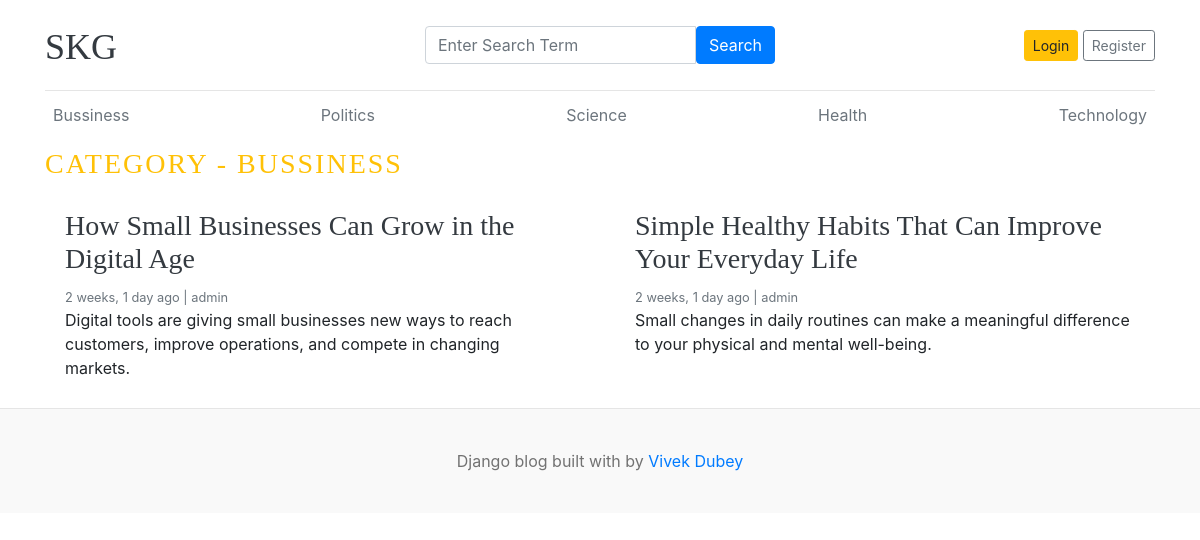
The app's page /category/2/ with its own data.
### articles/models.py (models this page shows, shortened)
class Category(models.Model):
    category_name = models.CharField(max_length=50, unique=True)
    created_at = models.DateTimeField(auto_now_add=True)
    updated_at = models.DateTimeField(auto_now=True)
    class Meta:
        verbose_name_plural = 'categories'
    def __str__(self):
        return self.category_name

class Blog(models.Model):
    title = models.CharField(max_length=100)
    slug = models.SlugField(max_length=150, unique=True, blank=True)
    category = models.ForeignKey(Category, on_delete=models.CASCADE)
    author = models.ForeignKey(User, on_delete=models.CASCADE)
    featured_image = models.ImageField(upload_to='uploads/%Y/%m/%d')
    short_description = models.TextField(max_length=500)
    blog_body = models.TextField(max_length=2000)
    status = models.CharField(max_length=20, choices=STATUS_CHOICES, default="Draft")
    is_featured = models.BooleanField(default=False)
    created_at = models.DateTimeField(auto_now_add=True)
    updated_at = models.DateTimeField(auto_now=True)

### articles/views.py (the view)
# urls.py: path("category/<int:category_id>/", views.post_by_category, name="post_by_category"),
def post_by_category(request, category_id):
    category = get_object_or_404(
        Category,
        pk=category_id
    )
    posts = Blog.objects.filter(
        status="Published",
        category=category
    ).order_by('-created_at')
    context = {
        "posts": posts,
        "category": category,
    }
    return render(
        request,
        "post_by_category.html",
        context
    )

### articles/context_processor.py (called while the page is built)
def get_categories(request):
    categories = Category.objects.all()
    return dict(categories=categories)

def get_social_links(request):
    social_links =SocialLink.objects.all()
    return dict(social_links=social_links)

### templates/post_by_category.html
{% extends 'base.html' %}
{% block content %}
  <h3 class="text-uppercase text-warning" style="letter-spacing: 2px;">Category - {{ category }}</h3>
  <div class="row mb-2">
    {% if posts %}
    {% for post in posts %}
    <div class="col-md-6">
      <div class="card border-0" >
        <div class="card-body">
          <h3><a href="{% url 'blogs' post.slug  %}" class="text-dark">{{ post.title }}</a></h3>
          <small class="mb-1 text-muted">{{ post.created_at | timesince }} ago | {{ post.author }}</small>
          <p class="card-text">{{ post.short_description | truncatewords:25 }}</p>
        </div>
      </div>
    </div>
    {% endfor %}
    {% else %}
    <p>No posts found</p>
    {% endif %}
  </div>
</div>
{% endblock %}

### templates/base.html (shortened to what this page needs)
{% load static %}
<!doctype html>
<html lang="en">
  <head>
    <link
      href="https://getbootstrap.com/docs/4.0/dist/css/bootstrap.min.css"
      rel="stylesheet"
    />
    <link rel="stylesheet" href="https://cdnjs.cloudflare.com/ajax/libs/font-awesome/4.7.0/css/font-awesome.min.css">
    <link href="{% static 'css/blog.css' %}" rel="stylesheet" />
  </head>
  <body>
    <div class="container">
      <header class="blog-header py-3">
        <div class="row flex-nowrap justify-content-between align-items-center">
          <div class="col-4 pt-1">
            <a class="blog-header-logo text-dark" href="/">SKG</a>
          </div>
          <div class="col-4">
            <form action="{% url "search" %}" method="GET">
              <div class="input-group">
              <input
                type="text"
                class="form-control"
                placeholder="Enter Search Term"
                name="keyword"
                value="{{keyword}}"
              >
              <button
                class="btn btn-primary"
                type="submit"
              >
                Search
              </button>
            </div>
            </form>
          </div>
          <div class="col-4 d-flex justify-content-end align-items-center">
            {% if not user.is_authenticated %}
            <a class="btn btn-sm btn-warning" href="{% url 'login' %}">Login</a> &nbsp;
            <a class="btn btn-sm btn-outline-secondary" href="{% url "register" %}">Register</a>
            {% else %}
            <span><a href="{% url 'dashboard' %}">Dashboard</a></span>
            &emsp;
            <span><a href="{% url 'logout' %}">Logout</a></span>
            {% endif %}
          </div>
        </div>
      </header>
      <div class="nav-scroller py-1 mb-2">
        <nav class="nav d-flex justify-content-between">
          {% for cat in categories %}
          <a class="p-2 text-muted" href="{% url 'post_by_category' cat.id %}"> {{cat.category_name}}</a>
          {% endfor %}
        </nav>
      </div>
{% block content %}
{% endblock%}
    <footer class="blog-footer">
      <p>Django blog built with by <a href="#">Vivek Dubey</a></p>
    </footer>
  </body>
</html>

### static/css/blog.css (style rules this page uses)
.blog-header { border-bottom: 1px solid #e5e5e5; }
.blog-header-logo { font-family: "Playfair Display", Georgia, "Times New Roman", serif; font-size: 2.25rem; }
h1, h2, h3, h4, h5, h6 { font-family: "Playfair Display", Georgia, "Times New Roman", serif; }
.blog-footer { padding: 2.5rem 0; color: #727272; text-align: center; background-color: #f9f9f9; border-top: .05rem solid #e5e5e5; }
.blog-footer p:last-child { margin-bottom: 0; }

### records on screen
Category: category_name "Bussiness", category_name "BUSSINESS"
Category: category_name "Politics"
Category: category_name "Science"
Category: category_name "Health"
Category: category_name "Technology"
Blog: title "How Small Businesses Can Grow in the Digital Age", created_at "2 weeks, 1 day", author "admin", short_description "Digital tools are giving small businesses new ways to reach customers, improve operations, and compete in changing markets."
Blog: title "Simple Healthy Habits That Can Improve Your Everyday Life", created_at "2 weeks, 1 day", author "admin", short_description "Small changes in daily routines can make a meaningful difference to your physical and mental well-being."
